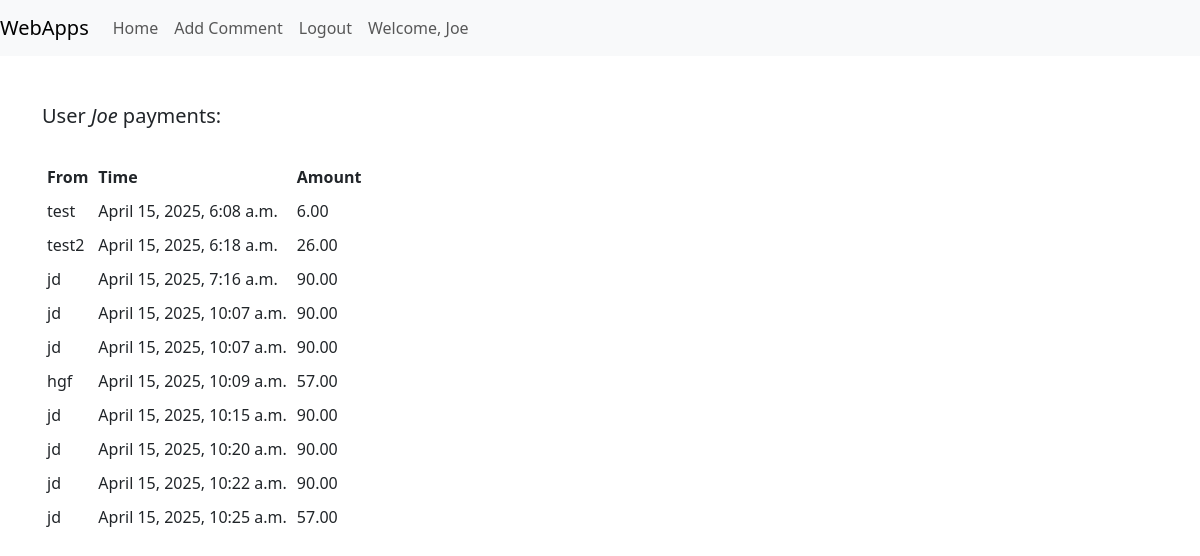
The app's page /home/ (signed in) with its own data.
### commentstoreapp/models.py (models this page shows, shortened)
class Payment(models.Model):
    name = models.CharField(max_length=100)
    payment_time = models.DateTimeField('payment time')
    payment_amount = models.DecimalField(max_digits=10, decimal_places=2)

### commentstoreapp/views.py (the view)
# urls.py: 2. Add a URL to urlpatterns:  path('', views.home, name='home')
@csrf_protect
def home(request):
    cmnt_list = list(Payment.objects.all())
    return render(request, "commentstoreapp/home.html", {"cmnt_list": cmnt_list})

### templates/commentstoreapp/home.html (shortened to what this page needs)
{% extends 'commentstoreapp/base.html' %}
{% block content %}
    {% if user.is_authenticated %}
        {% if cmnt_list|length > 0 %}
            <h5>User <em>{{user.username}}</em> payments:</h5>
            <br>
            <table>
                <tr>
                    <th>From</th>
                    <th>Time</th>
                    <th>Amount</th>
                </tr>
                {% for cmnt in cmnt_list %}
                    <tr>
                        <td>{{ cmnt.name }}</td>
                        <td>{{ cmnt.payment_time }}</td>
                        <td>{{ cmnt.payment_amount }}</td>
                    </tr>
                {% endfor %}
            </table>
        {% else %}
            <h5>There are no payments for user: <em>{{user.username}}</em>.</h5>
        {% endif %}
    {% else %}
        <h5>Comment Store Application Homepage.</h5>
    {% endif %}
{% endblock %}

### templates/commentstoreapp/base.html (shortened to what this page needs)
<!DOCTYPE html>
<html lang="en">
<nav class="navbar navbar-expand-lg navbar-light bg-light">
    <a class="navbar-brand" href="#">WebApps</a>
    <div class="collapse navbar-collapse" id="navbarText">
        <ul class="navbar-nav mr-auto">
            {% if user.is_authenticated %}
                <li class="nav-item">
                    <a class="nav-link" href="/home/">Home</a>
                </li>
                <li class="nav-item">
                    <a class="nav-link" href="/commentstoreapp/">Add Comment</a>
                </li>
                <li class="nav-item">
                    <a class="nav-link" href="/logout">Logout</a>
                </li>
                <li class="nav-item">
                    <a class="nav-link" href="#">Welcome, {{user.username}}</a>
                </li>
            {% else %}
                <li class="nav-item">
                    <a class="nav-link" href="/login">Login</a>
                </li>
            {% endif %}
        </ul>
    </div>
</nav>
<head>
    <link href="https://cdn.jsdelivr.net/npm/bootstrap@5.3.0-alpha1/dist/css/bootstrap.min.css" rel="stylesheet">
</head>
<body>
<div class="container py-5">
    {% block content %}
    {% endblock %}
</div>
</body>
</html>

### templates/commentstoreapp/base.html (style rules this page uses)
table, th, td { padding: 5px; }

### records on screen
Payment: name "test", payment_time "April 15, 2025, 6:08 a.m.", payment_amount "6.00"
Payment: name "test2", payment_time "April 15, 2025, 6:18 a.m.", payment_amount "26.00"
Payment: name "jd", payment_time "April 15, 2025, 7:16 a.m.", payment_amount "90.00"
Payment: name "jd", payment_time "April 15, 2025, 10:07 a.m.", payment_amount "90.00"
Payment: name "jd", payment_time "April 15, 2025, 10:07 a.m.", payment_amount "90.00"
Payment: name "hgf", payment_time "April 15, 2025, 10:09 a.m.", payment_amount "57.00"
Payment: name "jd", payment_time "April 15, 2025, 10:15 a.m.", payment_amount "90.00"
Payment: name "jd", payment_time "April 15, 2025, 10:20 a.m.", payment_amount "90.00"
Payment: name "jd", payment_time "April 15, 2025, 10:22 a.m.", payment_amount "90.00"
Payment: name "jd", payment_time "April 15, 2025, 10:25 a.m.", payment_amount "57.00"

### other values on screen
{{ user.username }} "Joe"
